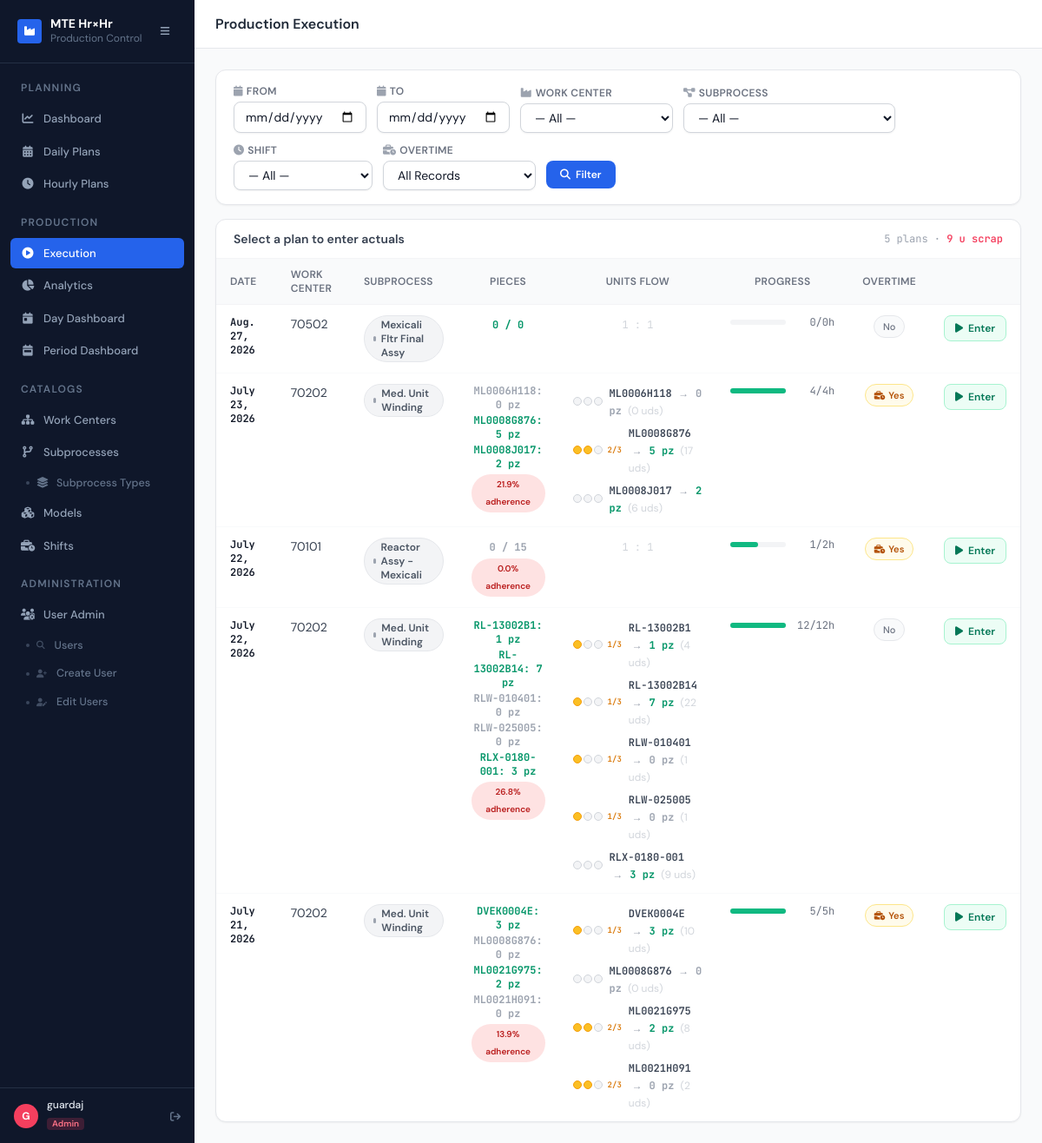
Before: /production/ (signed in) with the older database file.
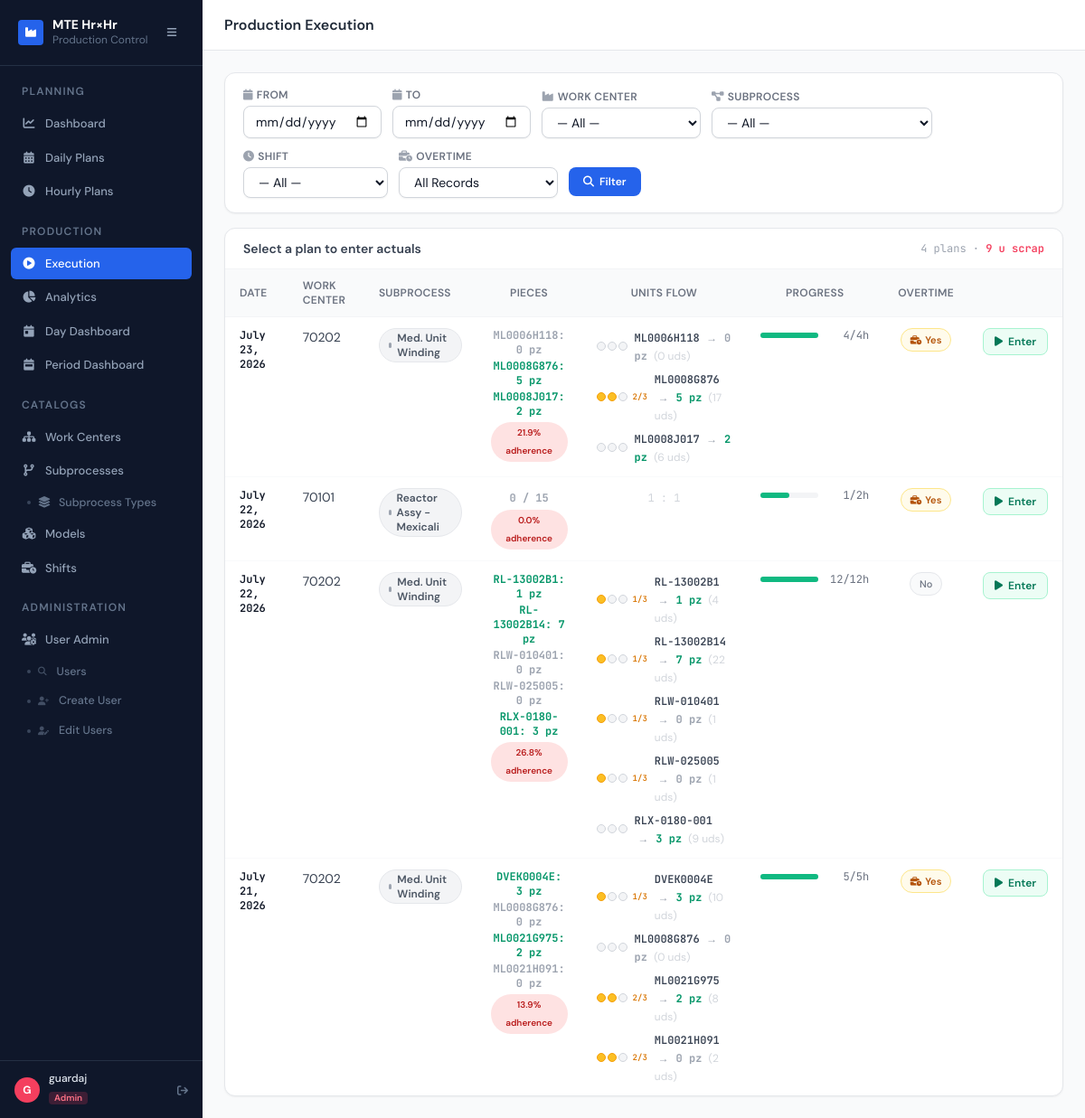
After: the same page with the newer database file.
### planning/models.py (models this page shows, shortened)
class DailyPlan(models.Model):
    date        = models.DateField()
    work_center = models.ForeignKey(WorkCenter, on_delete=models.CASCADE)
    subprocess  = models.ForeignKey(SubProcess, on_delete=models.CASCADE)
    headcount   = models.IntegerField()
    shift       = models.ForeignKey(
        Shift, on_delete=models.PROTECT, related_name="daily_plans",
        null=True, blank=True,
    )
    operator    = models.ForeignKey(
        User, on_delete=models.SET_NULL, null=True, blank=True,
        related_name="operated_daily_plans",
        help_text="Operator running this line for the shift.",
    )
    operator_name = models.CharField(max_length=150, blank=True)
    created_by      = models.ForeignKey(
        User, null=True, blank=True, on_delete=models.SET_NULL,
        related_name="plans_created",
    )
    created_by_name = models.CharField(max_length=150, blank=True)
    created_at      = models.DateTimeField(default=timezone.now)
    updated_by      = models.ForeignKey(
        User, null=True, blank=True, on_delete=models.SET_NULL,
        related_name="plans_updated",
    )
    updated_by_name = models.CharField(max_length=150, blank=True)
    updated_at      = models.DateTimeField(auto_now=True)
    class Meta:
        verbose_name    = "Daily Plan"
        unique_together = [["date", "subprocess", "shift"]]
        indexes         = [
            models.Index(fields=["date"]),
            models.Index(fields=["work_center", "date"]),
            models.Index(fields=["shift", "date"]),
            models.Index(fields=["operator"]),
        ]

### core/models.py (models this page shows, shortened)
class AuditMixin(models.Model):
    created_by = models.ForeignKey(User, null=True, blank=True, on_delete=models.SET_NULL,
                                   related_name='+', verbose_name="Created by")
    updated_by = models.ForeignKey(User, null=True, blank=True, on_delete=models.SET_NULL,
                                   related_name='+', verbose_name="Updated by")
    created_by_name = models.CharField(max_length=150, blank=True)
    updated_by_name = models.CharField(max_length=150, blank=True)
    created_at = models.DateTimeField(default=timezone.now)
    updated_at = models.DateTimeField(default=timezone.now)
    class Meta:
        abstract = True

class WorkCenter(AuditMixin, models.Model):
    name        = models.CharField(max_length=100)
    description = models.TextField(blank=True)
    is_active   = models.BooleanField(default=True)
    class Meta:
        verbose_name        = "Work Center"
        verbose_name_plural = "Work Centers"

class SubProcess(AuditMixin, models.Model):
    work_center      = models.ForeignKey(WorkCenter, on_delete=models.CASCADE)
    name             = models.CharField(max_length=100)
    subprocess_type  = models.ForeignKey(
        SubProcessType,
        on_delete=models.PROTECT,
        related_name="subprocesses",
        verbose_name="Tipo de subprocess",
        null=True,   # temporarily nullable during migration
        blank=True,
    )
    @property
    def conversion_factor(self):
        if self.subprocess_type_id:
            return self.subprocess_type.units_per_piece
        return 1
    class Meta:
        verbose_name        = "Sub Process"
        verbose_name_plural = "Sub Processes"

### production/views.py (the view)
# urls.py: path("",                          views.execution_list,   name="execution_list"),
@login_required
def execution_list(request):
    plans = DailyPlan.objects.select_related(
        "work_center", "subprocess", "shift"
    ).order_by("-date")
    date_from = request.GET.get("date_from",   "").strip()
    date_to   = request.GET.get("date_to",     "").strip()
    wc_id     = request.GET.get("work_center", "").strip()
    sp_id     = request.GET.get("subprocess",  "").strip()
    shift_id  = request.GET.get("shift",       "").strip()
    only_ot   = request.GET.get("overtime",    "").strip()
    if date_from: plans = plans.filter(date__gte=date_from)
    if date_to:   plans = plans.filter(date__lte=date_to)
    if wc_id:     plans = plans.filter(work_center_id=wc_id)
    if sp_id:     plans = plans.filter(subprocess_id=sp_id)
    if shift_id:  plans = plans.filter(shift_id=shift_id)
    if only_ot == "1":
        plans = plans.filter(hourly_plans__is_overtime=True).distinct()
    elif only_ot == "0":
        plans = plans.exclude(hourly_plans__is_overtime=True).distinct()
    plans = plans.prefetch_related(
        Prefetch(
            "hourly_plans",
            queryset=HourlyPlan.objects.filter(is_overtime=True)
                                       .select_related("model")
                                       .order_by("model__name"),
            to_attr="overtime_rows",
        )
    )
    enriched = []
    for plan in plans:
        stats = _build_plan_stats(plan)
        ot_models = sorted({r.model.name for r in plan.overtime_rows})
        enriched.append({
            "plan": plan,
            "stats": stats,
            "ot_models": ot_models,
            "has_overtime": bool(ot_models),
        })
    total_scrap = sum(e["stats"]["total_scrap_units"] for e in enriched)
    return render(request, "production/execution_list.html", {
        "enriched":     enriched,
        "total_scrap":  total_scrap,
        "work_centers": WorkCenter.objects.filter(is_active=True).order_by("name"),
        "subprocesses": SubProcess.objects.select_related("work_center")
                                  .order_by("work_center__name", "name"),
        "shifts":       Shift.objects.filter(is_active=True).order_by("start_time"),
        "filter": {
            "date_from":   date_from, "date_to": date_to,
            "work_center": wc_id,     "subprocess": sp_id,
            "shift":       shift_id,  "overtime":   only_ot,
        },
    })

### users/models.py (called while the page is built)
    @property
    def is_admin(self):
        return self.role == self.ROLE_ADMIN

### templates/production/execution_list.html (shortened to what the changed rows need)
{% extends "base.html" %}
{% block page_title %}Production Execution{% endblock %}
{% block content %}
<div class="bg-white rounded-xl border border-gray-200 shadow-sm overflow-hidden">
  <div class="px-5 py-3 border-b border-gray-100 flex items-center justify-between">
    <p class="text-sm font-semibold text-gray-700">
      {% if filter.date_from or filter.date_to or filter.work_center or filter.shift or filter.overtime %}
        Filtered results
      {% else %}
        Select a plan to enter actuals
      {% endif %}
    </p>
    <p class="text-xs text-gray-400 mono">{{ enriched|length }} plan{{ enriched|length|pluralize:"s" }}
      {% if total_scrap %}
      · <span class="text-rose-500 font-semibold" title="Total scrap across the plans shown, in units.">
        </span>
      {% endif %}
    </p>
  </div>
  {% if enriched %}
  <div class="overflow-x-auto">
    <table class="min-w-full text-sm">
      <thead>
        <tr class="bg-gray-50 border-b border-gray-100">
          <th class="px-4 py-2.5 text-left text-xs font-semibold text-gray-500 uppercase tracking-wide">Date</th>
          <th class="px-4 py-2.5 text-left text-xs font-semibold text-gray-500 uppercase tracking-wide">Work Center</th>
          <th class="px-4 py-2.5 text-left text-xs font-semibold text-gray-500 uppercase tracking-wide">Subprocess</th>
          <th class="px-4 py-2.5 text-center text-xs font-semibold text-gray-500 uppercase tracking-wide">Pieces</th>
          <th class="px-4 py-2.5 text-center text-xs font-semibold text-gray-500 uppercase tracking-wide">Units Flow</th>
          <th class="px-4 py-2.5 text-center text-xs font-semibold text-gray-500 uppercase tracking-wide">Progress</th>
          <th class="px-4 py-2.5 text-center text-xs font-semibold text-gray-500 uppercase tracking-wide">Overtime</th>
          <th class="px-4 py-2.5 text-right text-xs font-semibold text-gray-500 uppercase tracking-wide"></th>
        </tr>
      </thead>
      <tbody class="divide-y divide-gray-50">
        {% for item in enriched %}
        {% with plan=item.plan s=item.stats %}
        <tr class="transition-colors align-top">
          <td class="px-4 py-3 mono text-xs font-semibold text-gray-900">{{ plan.date }}</td>
          <td class="px-4 py-3 text-gray-700">{{ plan.work_center.name }}</td>
          <td class="px-4 py-3">
            {% with sp=plan.subprocess %}
            {% include "includes/subprocess_badge.html" %}
            {% endwith %}
          </td>
          <td class="px-4 py-3 text-center">
            {% if s.conversion_factor > 1 %}
              {% if s.model_breakdown %}
              <div class="flex flex-col gap-0.5">
                {% for mb in s.model_breakdown %}
                <span class="mono text-xs font-bold
                  {% if mb.pieces > 0 %}text-emerald-600{% else %}text-gray-400{% endif %}">
                  {{ mb.model_name }}: {{ mb.pieces }} pz
                </span>
                {% endfor %}
              </div>
              {% else %}
              <span class="text-gray-300 text-xs">—</span>
              {% endif %}
            {% else %}
              <span class="mono text-xs font-bold
                {% if s.total_completed_pieces >= s.total_planned_pieces %}text-emerald-600
                {% elif s.total_completed_pieces > 0 %}text-amber-600
                {% else %}text-gray-400{% endif %}">
                {{ s.total_completed_pieces }} / {{ s.total_planned_pieces }}
              </span>
            {% endif %}
            {% if s.adherence_pct is not None %}
            <div class="mt-1">
              <span class="inline-flex items-center rounded-full px-2 py-0.5 text-[10px] font-semibold
                {% if s.adherence_pct >= 100 %}bg-emerald-100 text-emerald-700
                {% elif s.adherence_pct >= 85 %}bg-amber-100 text-amber-700
                {% else %}bg-red-100 text-red-700{% endif %}"
                title="Plan Adherence — actual vs. planned pieces for the whole day">
                {{ s.adherence_pct }}% adherence
              </span>
            </div>
            {% endif %}
          </td>
          <td class="px-4 py-3 text-center">
            {% if s.conversion_factor > 1 %}
              {% if s.model_breakdown %}
              <div class="flex flex-col gap-1.5">
                {% for mb in s.model_breakdown %}
                <div class="flex items-center gap-2 justify-center">
                  <div class="flex items-center gap-0.5" title="1 dot = 6 units">
                    {% for i in "123456" %}
                      {% if forloop.counter <= s.conversion_factor %}
                        {% if forloop.counter <= mb.remainder %}
                          <span class="w-2.5 h-2.5 rounded-full bg-amber-400 border border-amber-500"
                                title="{{ forloop.counter }}/{{ s.conversion_factor }} units"></span>
                        {% else %}
                          <span class="w-2.5 h-2.5 rounded-full bg-gray-100 border border-gray-300"
                                title="unit {{ forloop.counter }} pending"></span>
                        {% endif %}
                      {% endif %}
                    {% endfor %}
                    {% if mb.remainder > 0 %}
                    <span class="ml-1 text-[9px] text-amber-600 font-semibold mono">
                      {{ mb.remainder }}/{{ s.conversion_factor }}
                    </span>
                    {% endif %}
                  </div>
                  <div class="text-left">
                    <span class="mono text-xs font-semibold text-gray-700">{{ mb.model_name }}</span>
                    <span class="text-gray-400 text-xs mx-1">→</span>
                    <span class="mono text-xs font-bold
                      {% if mb.pieces > 0 %}text-emerald-600{% else %}text-gray-400{% endif %}">
                      {{ mb.pieces }} pz
                    </span>
                    <span class="text-gray-300 text-xs">({{ mb.units }} uds)</span>
                  </div>
                </div>
                {% endfor %}
              </div>
              {% else %}
              <span class="text-gray-300 text-xs">No data</span>
              {% endif %}
            {% else %}
              <span class="text-gray-300 text-xs mono">1 : 1</span>
            {% endif %}
          </td>
          <td class="px-4 py-3">
            <div class="flex items-center gap-2">
              <div class="flex-1 bg-gray-100 rounded-full h-1.5 min-w-16">
                <div class="bg-emerald-500 h-1.5 rounded-full transition-all" style="width: {{ s.pct }}%"></div>
              </div>
              <span class="text-xs mono text-gray-500 w-12 text-right shrink-0">
                {{ s.done_hours }}/{{ s.total_hours }}h
              </span>
            </div>
          </td>
          <td class="px-4 py-3 text-center">
            {% if item.has_overtime %}
            <span class="inline-flex items-center gap-1 rounded-full bg-amber-50 border border-amber-200
                         px-2.5 py-0.5 text-[11px] font-semibold text-amber-700"
                  title="Overtime models: {{ item.ot_models|join:", " }}">
              <i class="fas fa-business-time text-[10px]"></i> Yes
            </span>
            {% else %}
            <span class="inline-flex items-center gap-1 rounded-full bg-gray-50 border border-gray-200
                         px-2.5 py-0.5 text-[11px] font-medium text-gray-500">
              No
            </span>
            {% endif %}
          </td>
          <td class="px-4 py-3 text-right">
            <a href="{% url 'production:execution_enter' plan.id %}"
               class="inline-flex items-center gap-1.5 text-xs font-semibold text-emerald-700 bg-emerald-50 hover:bg-emerald-100 border border-emerald-200 px-3 py-1.5 rounded-lg transition">
              <i class="fas fa-play text-xs"></i> Enter
            </a>
          </td>
        </tr>
        {% endwith %}
        {% endfor %}
      </tbody>
    </table>
  </div>
  {% endif %}
</div>
{% endblock %}

### templates/includes/subprocess_badge.html
<span class="inline-flex items-center gap-1.5 px-2.5 py-0.5 rounded-full text-xs font-semibold border
  {% if sp.process_type == 'normal' %}
    bg-blue-50 text-blue-700 border-blue-200
  {% elif sp.process_type == 'winding' %}
    bg-violet-50 text-violet-700 border-violet-200
  {% elif sp.process_type == 'braze' %}
    bg-amber-50 text-amber-700 border-amber-200
  {% elif sp.process_type == 'wind_braze' %}
    bg-teal-50 text-teal-700 border-teal-200
  {% else %}
    bg-gray-100 text-gray-600 border-gray-200
  {% endif %}">
  <span class="w-1.5 h-1.5 rounded-full
    {% if sp.process_type == 'normal' %}bg-blue-400
    {% elif sp.process_type == 'winding' %}bg-violet-400
    {% elif sp.process_type == 'braze' %}bg-amber-400
    {% elif sp.process_type == 'wind_braze' %}bg-teal-400
    {% else %}bg-gray-400{% endif %}">
  </span>
  {{ sp.name }}
</span>

Changed rows visible on the page:
removed DailyPlan: plan "Aug. 27, 2026", plan.work_center.name "70502", stats.total_completed_pieces "0", stats.total_planned_pieces "0", shows "1 : 1", stats.done_hours "0", stats.total_hours "0", shows "No"
no longer on this page (row unchanged): SubProcess: name "Mexicali Fltr Final Assy"
Other visible differences:
{{ enriched|length }}: "5" → "4"
